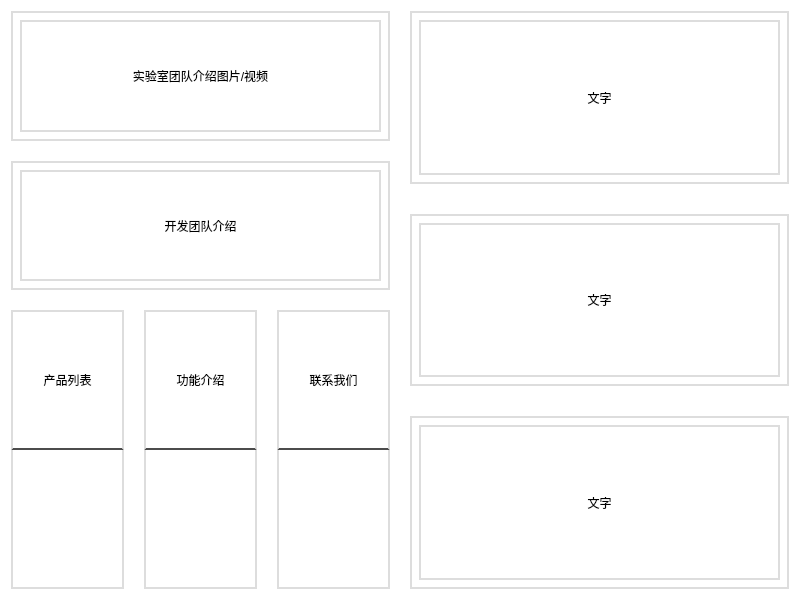
<?xml version="1.0" encoding="UTF-8"?>
<ui version="4.0">
 <class>IntroduceWidget</class>
 <widget class="QWidget" name="IntroduceWidget">
  <property name="geometry">
   <rect>
    <x>0</x>
    <y>0</y>
    <width>800</width>
    <height>600</height>
   </rect>
  </property>
  <property name="windowTitle">
   <string>IntroduceWidget</string>
  </property>
  <property name="styleSheet">
   <string notr="true">QWidget#IntroduceWidget{
	
	background-color: rgb(255, 255, 255);
}
QWidget#IntroduceWidget QWidget{
	border:2px solid  rgb(221, 221, 221);
}</string>
  </property>
  <layout class="QGridLayout" name="gridLayout">
   <item row="0" column="0">
    <layout class="QHBoxLayout" name="widgetLayout">
     <property name="spacing">
      <number>20</number>
     </property>
     <item>
      <layout class="QVBoxLayout" name="introduceLayout">
       <property name="spacing">
        <number>20</number>
       </property>
       <item>
        <layout class="QVBoxLayout" name="introduceLayout1">
         <property name="spacing">
          <number>20</number>
         </property>
         <item>
          <widget class="QWidget" name="teamWidget1" native="true">
           <layout class="QGridLayout" name="gridLayout_3">
            <item row="0" column="0">
             <widget class="QLabel" name="label">
              <property name="text">
               <string>实验室团队介绍图片/视频</string>
              </property>
              <property name="alignment">
               <set>Qt::AlignCenter</set>
              </property>
             </widget>
            </item>
           </layout>
          </widget>
         </item>
         <item>
          <widget class="QWidget" name="teamWidget2" native="true">
           <layout class="QGridLayout" name="gridLayout_2">
            <item row="0" column="0">
             <widget class="QLabel" name="label_2">
              <property name="text">
               <string>开发团队介绍</string>
              </property>
              <property name="alignment">
               <set>Qt::AlignCenter</set>
              </property>
             </widget>
            </item>
           </layout>
          </widget>
         </item>
        </layout>
       </item>
       <item>
        <layout class="QHBoxLayout" name="introduceLayout2">
         <item>
          <layout class="QVBoxLayout" name="productLayout">
           <property name="spacing">
            <number>0</number>
           </property>
           <item>
            <widget class="QLabel" name="productLabel">
             <property name="styleSheet">
              <string notr="true">QLabel{
	border-color:rgb(221, 221, 221) rgb(221, 221, 221) rgb(76, 76, 76)  rgb(221, 221, 221);
}</string>
             </property>
             <property name="text">
              <string>产品列表</string>
             </property>
             <property name="alignment">
              <set>Qt::AlignCenter</set>
             </property>
            </widget>
           </item>
           <item>
            <widget class="QWidget" name="product" native="true">
             <property name="styleSheet">
              <string notr="true">QWidget{
	border-width:0px 2px 2px 2px
}</string>
             </property>
            </widget>
           </item>
          </layout>
         </item>
         <item>
          <layout class="QVBoxLayout" name="functionLayout">
           <property name="spacing">
            <number>0</number>
           </property>
           <item>
            <widget class="QLabel" name="functionLabel">
             <property name="styleSheet">
              <string notr="true">QLabel{
	border-color:rgb(221, 221, 221) rgb(221, 221, 221) rgb(76, 76, 76)  rgb(221, 221, 221);
}</string>
             </property>
             <property name="text">
              <string>功能介绍</string>
             </property>
             <property name="alignment">
              <set>Qt::AlignCenter</set>
             </property>
            </widget>
           </item>
           <item>
            <widget class="QWidget" name="function" native="true">
             <property name="styleSheet">
              <string notr="true">QWidget{
	border-width:0px 2px 2px 2px
}</string>
             </property>
            </widget>
           </item>
          </layout>
         </item>
         <item>
          <layout class="QVBoxLayout" name="contactLayout">
           <property name="spacing">
            <number>0</number>
           </property>
           <item>
            <widget class="QLabel" name="contactLabel">
             <property name="styleSheet">
              <string notr="true">QLabel{
	border-color:rgb(221, 221, 221) rgb(221, 221, 221) rgb(76, 76, 76)  rgb(221, 221, 221);
}</string>
             </property>
             <property name="text">
              <string>联系我们</string>
             </property>
             <property name="alignment">
              <set>Qt::AlignCenter</set>
             </property>
            </widget>
           </item>
           <item>
            <widget class="QWidget" name="contact" native="true">
             <property name="styleSheet">
              <string notr="true">QWidget{
	border-width:0px 2px 2px 2px
}</string>
             </property>
            </widget>
           </item>
          </layout>
         </item>
        </layout>
       </item>
      </layout>
     </item>
     <item>
      <layout class="QVBoxLayout" name="textLayout">
       <property name="spacing">
        <number>30</number>
       </property>
       <item>
        <widget class="QWidget" name="textWidget1" native="true">
         <layout class="QGridLayout" name="gridLayout_4">
          <item row="0" column="0">
           <widget class="QLabel" name="label_3">
            <property name="text">
             <string>文字</string>
            </property>
            <property name="alignment">
             <set>Qt::AlignCenter</set>
            </property>
           </widget>
          </item>
         </layout>
        </widget>
       </item>
       <item>
        <widget class="QWidget" name="textWidget2" native="true">
         <layout class="QGridLayout" name="gridLayout_5">
          <item row="0" column="0">
           <widget class="QLabel" name="label_4">
            <property name="text">
             <string>文字</string>
            </property>
            <property name="alignment">
             <set>Qt::AlignCenter</set>
            </property>
           </widget>
          </item>
         </layout>
        </widget>
       </item>
       <item>
        <widget class="QWidget" name="textWidget3" native="true">
         <property name="styleSheet">
          <string notr="true"/>
         </property>
         <layout class="QGridLayout" name="gridLayout_6">
          <item row="0" column="0">
           <widget class="QLabel" name="label_5">
            <property name="text">
             <string>文字</string>
            </property>
            <property name="alignment">
             <set>Qt::AlignCenter</set>
            </property>
           </widget>
          </item>
         </layout>
        </widget>
       </item>
      </layout>
     </item>
    </layout>
   </item>
  </layout>
 </widget>
 <resources/>
 <connections/>
</ui>
